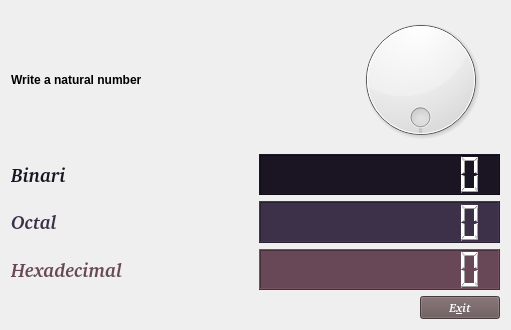
<?xml version="1.0" encoding="UTF-8"?>
<ui version="4.0">
 <class>MyForm</class>
 <widget class="QWidget" name="MyForm">
  <property name="geometry">
   <rect>
    <x>0</x>
    <y>0</y>
    <width>511</width>
    <height>330</height>
   </rect>
  </property>
  <property name="windowTitle">
   <string>MyForm</string>
  </property>
  <layout class="QVBoxLayout" name="verticalLayout_4">
   <item>
    <layout class="QVBoxLayout" name="verticalLayout_3">
     <item>
      <layout class="QHBoxLayout" name="horizontalLayout_3">
       <item>
        <widget class="QLabel" name="label_4">
         <property name="font">
          <font>
           <weight>75</weight>
           <bold>true</bold>
          </font>
         </property>
         <property name="text">
          <string>Write a natural number</string>
         </property>
        </widget>
       </item>
       <item>
        <widget class="KIntNumInput" name="kintnuminput"/>
       </item>
       <item>
        <widget class="QDial" name="dial">
         <property name="maximum">
          <number>120</number>
         </property>
         <property name="wrapping">
          <bool>true</bool>
         </property>
        </widget>
       </item>
      </layout>
     </item>
     <item>
      <layout class="QHBoxLayout" name="horizontalLayout_2">
       <item>
        <layout class="QVBoxLayout" name="verticalLayout">
         <item>
          <widget class="QLabel" name="label">
           <property name="font">
            <font>
             <family>PT Serif Caption [unknown]</family>
             <pointsize>14</pointsize>
             <weight>75</weight>
             <italic>true</italic>
             <bold>true</bold>
            </font>
           </property>
           <property name="styleSheet">
            <string notr="true">color: rgb(26, 20, 35);</string>
           </property>
           <property name="text">
            <string>Binari</string>
           </property>
          </widget>
         </item>
         <item>
          <widget class="QLabel" name="label_2">
           <property name="font">
            <font>
             <family>PT Serif Caption [unknown]</family>
             <pointsize>14</pointsize>
             <weight>75</weight>
             <italic>true</italic>
             <bold>true</bold>
            </font>
           </property>
           <property name="styleSheet">
            <string notr="true">color: rgb(61, 49, 74);</string>
           </property>
           <property name="text">
            <string>Octal</string>
           </property>
          </widget>
         </item>
         <item>
          <widget class="QLabel" name="label_3">
           <property name="font">
            <font>
             <family>PT Serif Caption [unknown]</family>
             <pointsize>14</pointsize>
             <weight>75</weight>
             <italic>true</italic>
             <bold>true</bold>
            </font>
           </property>
           <property name="styleSheet">
            <string notr="true">color: rgb(104, 71, 86);</string>
           </property>
           <property name="text">
            <string>Hexadecimal</string>
           </property>
          </widget>
         </item>
        </layout>
       </item>
       <item>
        <layout class="QVBoxLayout" name="verticalLayout_2">
         <item>
          <widget class="QLCDNumber" name="lcdNumber">
           <property name="font">
            <font>
             <family>PT Serif Caption [unknown]</family>
            </font>
           </property>
           <property name="styleSheet">
            <string notr="true">background-color: rgb(26, 20, 35);
color: rgb(255, 255, 255);</string>
           </property>
           <property name="digitCount">
            <number>10</number>
           </property>
          </widget>
         </item>
         <item>
          <widget class="QLCDNumber" name="lcdNumber_2">
           <property name="font">
            <font>
             <family>PT Serif Caption [unknown]</family>
            </font>
           </property>
           <property name="styleSheet">
            <string notr="true">background-color: rgb(61, 49, 74);
color: rgb(255, 255, 255);</string>
           </property>
           <property name="digitCount">
            <number>10</number>
           </property>
          </widget>
         </item>
         <item>
          <widget class="QLCDNumber" name="lcdNumber_3">
           <property name="font">
            <font>
             <family>PT Serif Caption [unknown]</family>
            </font>
           </property>
           <property name="styleSheet">
            <string notr="true">background-color: rgb(104, 71, 86);
color: white;

</string>
           </property>
           <property name="digitCount">
            <number>10</number>
           </property>
          </widget>
         </item>
        </layout>
       </item>
      </layout>
     </item>
    </layout>
   </item>
   <item>
    <layout class="QHBoxLayout" name="horizontalLayout">
     <item>
      <spacer name="horizontalSpacer">
       <property name="orientation">
        <enum>Qt::Horizontal</enum>
       </property>
       <property name="sizeHint" stdset="0">
        <size>
         <width>40</width>
         <height>20</height>
        </size>
       </property>
      </spacer>
     </item>
     <item>
      <widget class="QPushButton" name="buttonExit">
       <property name="font">
        <font>
         <family>PT Serif Caption [unknown]</family>
         <weight>75</weight>
         <italic>true</italic>
         <bold>true</bold>
        </font>
       </property>
       <property name="styleSheet">
        <string notr="true">background-color: rgb(101, 83, 86);
color: white;</string>
       </property>
       <property name="text">
        <string>E&amp;xit</string>
       </property>
      </widget>
     </item>
    </layout>
   </item>
  </layout>
 </widget>
 <customwidgets>
  <customwidget>
   <class>KIntNumInput</class>
   <extends>QWidget</extends>
   <header>knuminput.h</header>
  </customwidget>
 </customwidgets>
 <resources/>
 <connections>
  <connection>
   <sender>buttonExit</sender>
   <signal>clicked()</signal>
   <receiver>MyForm</receiver>
   <slot>close()</slot>
   <hints>
    <hint type="sourcelabel">
     <x>461</x>
     <y>432</y>
    </hint>
    <hint type="destinationlabel">
     <x>460</x>
     <y>357</y>
    </hint>
   </hints>
  </connection>
  <connection>
   <sender>kintnuminput</sender>
   <signal>valueChanged(int)</signal>
   <receiver>dial</receiver>
   <slot>setValue(int)</slot>
   <hints>
    <hint type="sourcelabel">
     <x>256</x>
     <y>123</y>
    </hint>
    <hint type="destinationlabel">
     <x>425</x>
     <y>101</y>
    </hint>
   </hints>
  </connection>
  <connection>
   <sender>dial</sender>
   <signal>valueChanged(int)</signal>
   <receiver>kintnuminput</receiver>
   <slot>setValue(int)</slot>
   <hints>
    <hint type="sourcelabel">
     <x>428</x>
     <y>76</y>
    </hint>
    <hint type="destinationlabel">
     <x>273</x>
     <y>118</y>
    </hint>
   </hints>
  </connection>
  <connection>
   <sender>dial</sender>
   <signal>valueChanged(int)</signal>
   <receiver>lcdNumber_2</receiver>
   <slot>setOctMode()</slot>
   <hints>
    <hint type="sourcelabel">
     <x>501</x>
     <y>157</y>
    </hint>
    <hint type="destinationlabel">
     <x>500</x>
     <y>273</y>
    </hint>
   </hints>
  </connection>
  <connection>
   <sender>dial</sender>
   <signal>valueChanged(int)</signal>
   <receiver>lcdNumber_2</receiver>
   <slot>display(int)</slot>
   <hints>
    <hint type="sourcelabel">
     <x>534</x>
     <y>158</y>
    </hint>
    <hint type="destinationlabel">
     <x>518</x>
     <y>267</y>
    </hint>
   </hints>
  </connection>
  <connection>
   <sender>dial</sender>
   <signal>valueChanged(int)</signal>
   <receiver>lcdNumber_3</receiver>
   <slot>setHexMode()</slot>
   <hints>
    <hint type="sourcelabel">
     <x>538</x>
     <y>171</y>
    </hint>
    <hint type="destinationlabel">
     <x>542</x>
     <y>331</y>
    </hint>
   </hints>
  </connection>
  <connection>
   <sender>dial</sender>
   <signal>valueChanged(int)</signal>
   <receiver>lcdNumber_3</receiver>
   <slot>display(int)</slot>
   <hints>
    <hint type="sourcelabel">
     <x>551</x>
     <y>166</y>
    </hint>
    <hint type="destinationlabel">
     <x>556</x>
     <y>314</y>
    </hint>
   </hints>
  </connection>
  <connection>
   <sender>dial</sender>
   <signal>valueChanged(int)</signal>
   <receiver>lcdNumber</receiver>
   <slot>setBinMode()</slot>
   <hints>
    <hint type="sourcelabel">
     <x>406</x>
     <y>156</y>
    </hint>
    <hint type="destinationlabel">
     <x>415</x>
     <y>227</y>
    </hint>
   </hints>
  </connection>
  <connection>
   <sender>dial</sender>
   <signal>valueChanged(int)</signal>
   <receiver>lcdNumber</receiver>
   <slot>display(int)</slot>
   <hints>
    <hint type="sourcelabel">
     <x>441</x>
     <y>148</y>
    </hint>
    <hint type="destinationlabel">
     <x>440</x>
     <y>229</y>
    </hint>
   </hints>
  </connection>
 </connections>
</ui>
